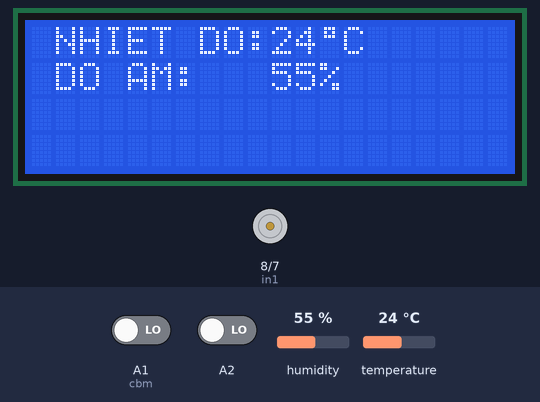
Recording of a sketch running on a simulated Arduino Uno, built with avr-gcc and run on an emulated ATmega328P. Shown: 20×4 character LCD, motor-driver pin pairs drawn as motors (green arrow = first pin HIGH = forward, orange = second pin HIGH = backward, longer = more drive, scaled by the enable pin). The inputs (shaded band) are chosen by the test bench; at power-on: humidity 55 %, A1 (cbm) LOW, temperature 24 °C, A2 LOW.

Above: at 6.2 s.
6.3 s: humidity set to 88 %
At 7.8 s:
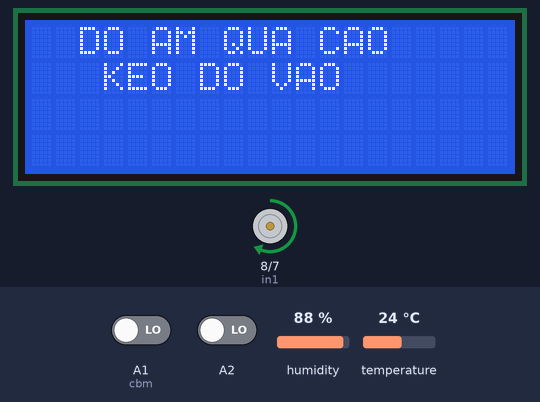
10.7 s: A1 (cbm) driven HIGH
At 11.6 s:
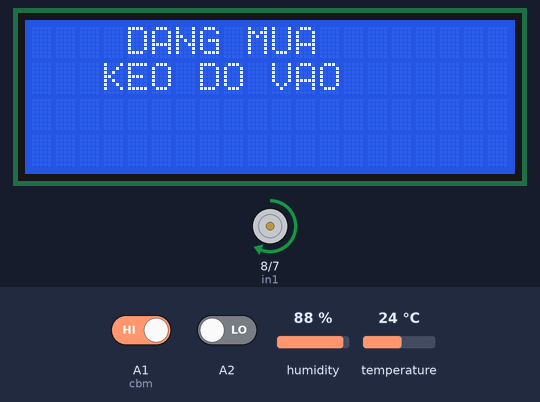
12.8 s: temperature set to 12 °C
At 14.2 s:
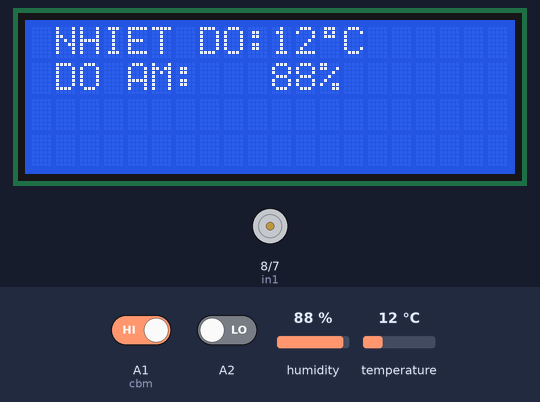
14.9 s: humidity set to 22 %
At 16.3 s:
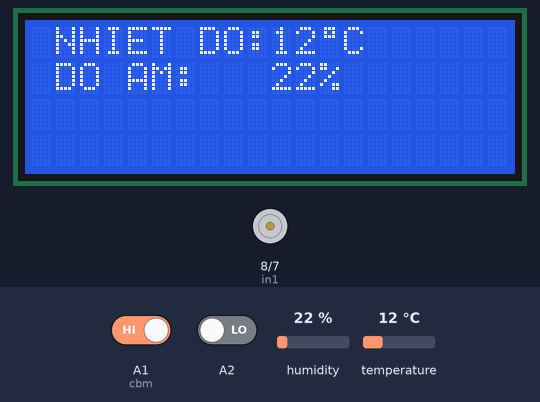
17.0 s: temperature set to 19 °C
19.1 s: A1 (cbm) driven LOW
Timing chart, 0 to 22.1 s (numbered marks = the images above; inputs shaded):
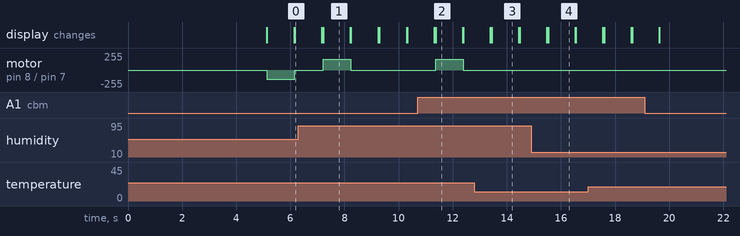

The sketch:

code.ino
```cpp
#include <DHT.h>
#include <Wire.h>
#include <LiquidCrystal_I2C.h>

LiquidCrystal_I2C lcd(0x27,20,4);

const int DHTPIN = 4 ;
const int DHTTYPE = DHT11;
DHT dht(DHTPIN, DHTTYPE);
int e=0;
int c=0;
int d=0;
int x=0;
int y=0;
int enA=9;
int in1=8;
int in2=7;
int cbm = A1;
byte degree[8] = {
  0B01110,
  0B01010,
  0B01110,
  0B00000,
  0B00000,
  0B00000,
  0B00000,
  0B00000
};

void setup() {
  pinMode(enA, OUTPUT);
  pinMode(in1, OUTPUT);
  pinMode(in2, OUTPUT);
  pinMode(cbm, INPUT);
  lcd.init();
  lcd.backlight();
  dht.begin();
  lcd.setCursor(3,0);
  lcd.print("DO AN: SAO");
  lcd.setCursor(1,1);
  lcd.print("PHOI DO TU DONG");
  lcd.createChar(1, degree);
  delay(5000);
  lcd.clear();
}
void chayra(){
   analogWrite(enA,140);
  digitalWrite(in1,LOW);
  digitalWrite(in2,HIGH);
}
void chayvao(){
 analogWrite(enA,160);
  digitalWrite(in1,HIGH);
  digitalWrite(in2,LOW);
}
void dung(){
  analogWrite(enA,0);
  digitalWrite(in1,LOW);
  digitalWrite(in2,LOW);
}
void loop() {
  int xung = digitalRead(A2);
  int sang = map(xung,0,1,0,1000);
  int mua= digitalRead(cbm);
  int h = dht. readHumidity();
  int t = dht.readTemperature();
  if (mua==1){
    x=0;
    y++;
    c=0;
    d=0;
    e=0;
    if(y< 2){
    lcd.setCursor(4,0);
    lcd.print("DANG MUA");
    lcd.setCursor(3,1);
    lcd.print("KEO DO VAO");
    chayvao();
    delay(1000);
    lcd.clear();
    }

    else{
 lcd.setCursor(1,0);
 lcd.print("NHIET DO:");
 lcd.setCursor(10,0);
 lcd.print(t);
 lcd.write(1);
 lcd.print("C");
 lcd.setCursor(1,1);
 lcd.print("DO AM:");
 lcd.setCursor(10,1);
 lcd.print(h);
 lcd.setCursor(12,1);
 lcd.print("%");
    dung();
    delay(1000);
    lcd.clear();
    }

    }
if(mua==0){
 if(t>40){
 x=0;
 y=0;
 c++;
 d=0;
 e=0;
 if(c< 2){
    lcd.setCursor(0,0);
    lcd.print("NHIET DO QUA CAO");
    lcd.setCursor(3,1);
    lcd.print("KEO DO VAO");
    chayvao();
    delay(1000);
    lcd.clear();
    }

    else{
 lcd.setCursor(1,0);
 lcd.print("NHIET DO:");
 lcd.setCursor(10,0);
 lcd.print(t);
 lcd.write(1);
 lcd.print("C");
 lcd.setCursor(1,1);
 lcd.print("DO AM:");
 lcd.setCursor(10,1);
 lcd.print(h);
 lcd.setCursor(12,1);
 lcd.print("%");
    dung();
    delay(1000);
    lcd.clear();
    }
    }
        if(h>75){
      if(sang > 500 ){
        x=0;
        y=0;
        c=0;
        d++;
        e=0;

         if(d<2){
       lcd.setCursor(1,0);
    lcd.print("SANG CO SUONG");
    lcd.setCursor(3,1);
    lcd.print("KEO DO RA");
    chayra();
    delay(1000);
    lcd.clear();
    }

    else{
 lcd.setCursor(1,0);
 lcd.print("NHIET DO:");
 lcd.setCursor(10,0);
 lcd.print(t);
 lcd.write(1);
 lcd.print("C");
 lcd.setCursor(1,1);
 lcd.print("DO AM:");
 lcd.setCursor(10,1);
 lcd.print(h);
 lcd.setCursor(12,1);
 lcd.print("%");
    dung();
    delay(1000);
    lcd.clear();
      }
      }
      else{
        x=0;
        y=0;
        c=0;
        d=0;
        e++;
         if(e<2){
       lcd.setCursor(2,0);
    lcd.print("DO AM QUA CAO");
    lcd.setCursor(3,1);
    lcd.print("KEO DO VAO");
    chayvao();
    delay(1000);
    lcd.clear();
    }
    else{
 lcd.setCursor(1,0);
 lcd.print("NHIET DO:");
 lcd.setCursor(10,0);
 lcd.print(t);
 lcd.write(1);
 lcd.print("C");
 lcd.setCursor(1,1);
 lcd.print("DO AM:");
 lcd.setCursor(10,1);
 lcd.print(h);
 lcd.setCursor(12,1);
 lcd.print("%");
    dung();
    delay(1000);
    lcd.clear();
      }
    }
        }
  if(((t<40)&&(t>20)) &&((h>30)&&(h<75))){
     y=0;
    x++;
    c=0;
    d=0;
    e=0;
    if(x<2){
       lcd.setCursor(6,0);
    lcd.print("NANG");
    lcd.setCursor(3,1);
    lcd.print("KEO DO RA");
    chayra();
    delay(1000);
    lcd.clear();
    }

    else{

 lcd.setCursor(1,0);
 lcd.print("NHIET DO:");
 lcd.setCursor(10,0);
 lcd.print(t);
 lcd.write(1);
 lcd.print("C");
 lcd.setCursor(1,1);
 lcd.print("DO AM:");
 lcd.setCursor(10,1);
 lcd.print(h);
 lcd.setCursor(12,1);
 lcd.print("%");
    dung();
    delay(1000);
    lcd.clear();
    }

    }

  }


}
```

Measured:
- after the input at 6.3 s, motor on pin 8 (in1) / pin 7 (in2): stopped → forward 160/255 after 0.91 s, → stopped 1.0 s later; the display: first differs from a run without the input after 0.91 s (image 1)
- after the input at 10.7 s, motor on pin 8 (in1) / pin 7 (in2): stopped → forward 160/255 after 0.66 s, → stopped 1.0 s later; the display: first differs from a run without the input after 0.66 s (image 2)
- after the input at 12.8 s, the display: first differs from a run without the input after 0.64 s (image 3)
- after the input at 14.9 s, the display: first differs from a run without the input after 0.62 s (image 4)
- what the display in image 1 shows lasts 1.0 s, from 7.2 s to 8.2 s
